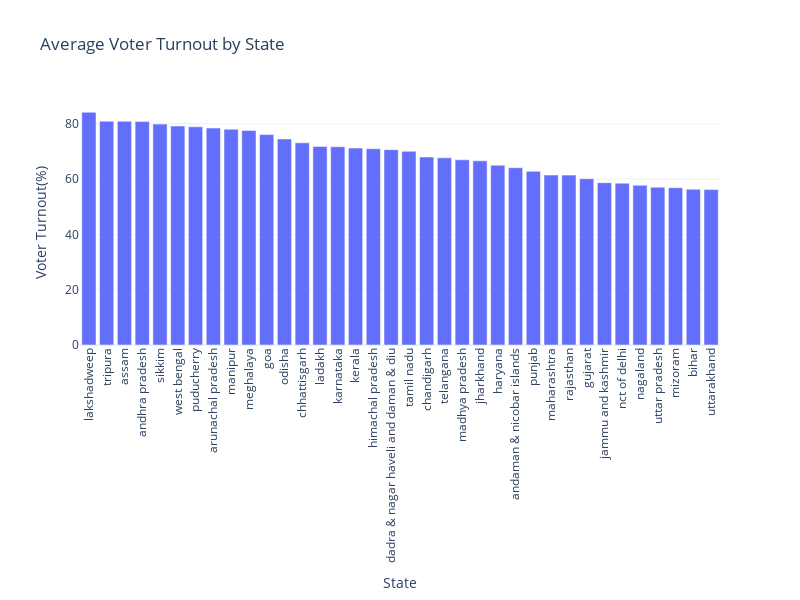

Notebook source saved alongside this figure:
### Code cell
fig = px.bar(Voter_turnout,x = 'State', y = 'Polled (%)',
            labels = {'State': 'State','Polled (%)' : 'Voter Turnout(%)'},
            title = 'Average Voter Turnout by State')
fig.update_layout(xaxis = {'categoryorder': 'total descending'},
                  xaxis_tickangle = -90,
                  width = 800,height = 600)
fig.show()

### Figure 1 — Plotly figure (JSON) as saved in the notebook; plotly's stock layout.template omitted (floating-point values rounded to 4 significant figures)
{"data": [{"alignmentgroup": "True", "hovertemplate": "State=%{x}<br>Voter Turnout(%)=%{y}<extra></extra>", "legendgroup": "", "marker": {"color": "#636efa", "pattern": {"shape": ""}}, "name": "", "offsetgroup": "", "orientation": "v", "showlegend": false, "textposition": "auto", "type": "bar", "x": ["andaman & nicobar islands", "andhra pradesh", "arunachal pradesh", "assam", "bihar", "chandigarh", "chhattisgarh", "dadra & nagar haveli and\ndaman & diu", "goa", "gujarat", "haryana", "himachal pradesh", "jammu and kashmir", "jharkhand", "karnataka", "kerala", "ladakh", "lakshadweep", "madhya pradesh", "maharashtra", "manipur", "meghalaya", "mizoram", "nagaland", "nct of delhi", "odisha", "puducherry", "punjab", "rajasthan", "sikkim", "tamil nadu", "telangana", "tripura", "uttar pradesh", "uttarakhand", "west bengal"], "xaxis": "x", "y": [64.1, 80.77, 78.45, 80.88, 56.33, 67.98, 73.11, 70.64, 76.08, 60.14, 65.02, 70.97, 58.7, 66.61, 71.71, 71.19, 71.82, 84.16, 66.97, 61.46, 78.03, 77.58, 56.87, 57.72, 58.5, 74.51, 78.9, 62.8, 61.43, 79.88, 70.04, 67.66, 80.92, 57.05, 56.18, 79.19], "yaxis": "y"}], "layout": {"barmode": "relative", "height": 600, "legend": {"tracegroupgap": 0}, "title": {"text": "Average Voter Turnout by State"}, "width": 800, "xaxis": {"anchor": "y", "categoryorder": "total descending", "domain": [0, 1], "tickangle": -90, "title": {"text": "State"}}, "yaxis": {"anchor": "x", "domain": [0, 1], "title": {"text": "Voter Turnout(%)"}}}}
